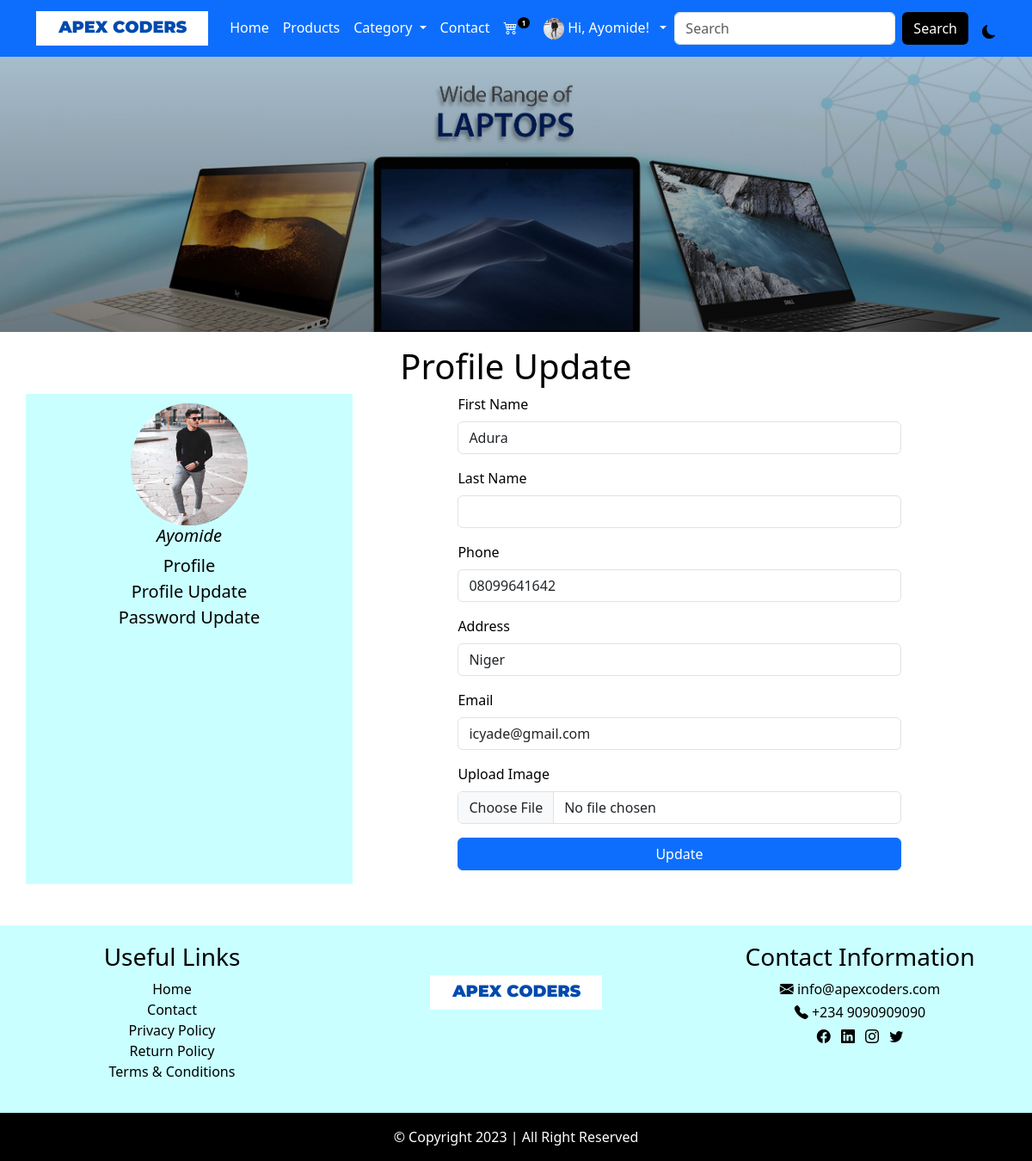
The page /profile_update (signed in) on the database its author committed.
### main/models.py (models this page shows, shortened)
class AppInfo(models.Model):
    logo = models.ImageField(upload_to='logo')
    carousel1 = models.ImageField(upload_to='carousel')
    carousel2 = models.ImageField(upload_to='carousel')
    carousel3 = models.ImageField(upload_to='carousel')
    banner = models.ImageField(upload_to='banner')
    appname = models.CharField(max_length=50)
    copyright = models.IntegerField()

### userprofile/models.py (models this page shows, shortened)
class Customer(models.Model):
    user = models.OneToOneField(User, on_delete=models.CASCADE)
    first_name = models.CharField(max_length=100)
    last_name = models.CharField(max_length=100)
    email = models.EmailField(max_length=150)
    phone = models.CharField(max_length=50)
    address = models.CharField(max_length=200)
    pix = models.ImageField(upload_to="profile_pix")
    joined = models.DateTimeField(auto_now_add=True)

### main/views.py (the view, shortened to what this page needs)
# urls.py: path('profile_update', views.profile_update, name = 'profile_update'),
@login_required(login_url='signin')
def profile_update(request):
    userprof = Customer.objects.get(user__username=request.user.username)
    profile = ProfileForm(instance=request.user.customer)
    context = {
        'userprof': userprof
    }
    return render(request, 'profile_update.html', context)

### main/context_processor.py (called while the page is built)
def apex(request):
    info = AppInfo.objects.get(pk=1)
    category = Category.objects.all()
    context = {
        'info': info,
        'category': category
    }
    return context

def cartcount(request):
    cart = Cart.objects.filter(user__username = request.user.username, paid=False)
    itemcount = 0
    for item in cart:
        itemcount += item.quantity
    context = {
        'cart': cart,
        'itemcount': itemcount
    }
    return context

### main/templates/profile_update.html (shortened to what this page needs)
{% extends 'base.html' %}
{% block header %}
    {% include 'header.html' %}
{% endblock header %}
{% block banner %}
    {% include 'banner.html' %}
{% endblock banner %}
{% block content %}
<div class="container">
  <div class="mt-3 mb-5">
    <h1 class="text-center text-capitalize">profile update</h1>
    <div class="row">
      <div class="col-md-4 pavat">
          <img src="{{userprof.pix.url}}" alt="" class="img-fluid h-25">
              <h5>{{userprof.user}}</h5>
              <ul class="list-unstyled">
                <li><a href="{% url 'profile' %}">profile</a></li>
                <li><a href="{% url 'profile_update' %}">profile update</a></li>
                <li><a href="{% url 'password_update' %}">password update</a></li>
              </ul>
      </div>
      <div class="col-md-8 pform">
        <form action="{% url 'profile_update' %}" method="POST" enctype="multipart/form-data">
          <div class="mb-3">
            <label for="exampleFormControlInput1" class="form-label">first name</label>
            <input type="text" name="first_name" value="{{userprof.first_name}}" class="form-control" id="exampleFormControlInput1">
          </div>
          <div class="mb-3">
            <label for="exampleFormControlInput1" class="form-label">last name</label>
            <input type="text" name="last_name" value="{{userprof.lasst_name}}" class="form-control" id="exampleFormControlInput1">
          </div>
          <div class="mb-3">
            <label for="exampleFormControlInput1" class="form-label">phone</label>
            <input type="text" name="phone" value="{{userprof.phone}}" class="form-control" id="exampleFormControlInput1">
          </div>
          <div class="mb-3">
            <label for="exampleFormControlInput1" class="form-label">address</label>
            <input type="text" name="address" value="{{userprof.address}}" class="form-control" id="exampleFormControlInput1">
          </div>
          <div class="mb-3">
            <label for="exampleFormControlInput1" class="form-label">email</label>
            <input type="email" name="email" value="{{userprof.email}}" class="form-control" id="exampleFormControlInput1">
          </div>
          <div class="mb-3">
            <label for="exampleFormControlInput1" class="form-label">upload image</label>
            <input type="file" name="pix" class="form-control" id="exampleFormControlInput1">
          </div>
          <div class="mb-3">
            <button class="btn btn-primary" type="submit">Update</button>
          </div>
        </form>
      </div>
    </div>
  </div>
</div>
{% endblock content %}
{% block footer %}
    {% include 'footer.html' %}
{% endblock footer %}

### main/templates/header.html (shortened to what this page needs)
<nav class="navbar navbar-expand-lg bg-primary sticky-top">
  <div class="container">
    <a class="navbar-brand" href="#"><img src="{{info.logo.url}}" alt=""></a>
    <div class="collapse navbar-collapse" id="navbarSupportedContent">
      <ul class="navbar-nav mx-auto mb-2 mb-lg-0">
        {% if user.is_authenticated %}
        <li class="nav-item">
          <a class="nav-link" aria-current="page" href="{% url 'home' %}">home</a>
        </li>
        <li class="nav-item">
          <a class="nav-link" href="{% url 'products' %}">products</a>
        </li>
        <li class="nav-item dropdown">
          <a class="nav-link dropdown-toggle" href="#" role="button" data-bs-toggle="dropdown" aria-expanded="false">
            category
          </a>
        </li>
        <li class="nav-item">
          <a class="nav-link" href="{% url 'contact' %}">contact</a>
        </li>
        <li class="nav-item">
            <a class="nav-link" href="{% url 'cart' %}">
                <div class="wrapper d-flex justify-content-start">
                    <i class="bi bi-cart4"></i>
                    <span class="badge h-25 bg-black rounded-circle">{{itemcount}}</span>
                </div>
            </a>
        </li>
        <li class="nav-item dropdown">
          <a class="nav-link dropdown-toggle" href="" role="button" data-bs-toggle="dropdown" aria-expanded="false">
            {% if user.customer %}
            <img src="{{user.customer.pix.url}}" style="height: 25px;" alt=""><span class="m-1">Hi, {{user.username}}!</span>
            {% endif %}
          </a>
        </li>
        {% endif %}
      </ul>
      <form action="{% url 'search' %}" method="POST" class="d-flex" role="search">
        <input class="form-control me-2" name="item" type="search" placeholder="Search" aria-label="Search">
        <button class="btn bg-black text-white" type="submit">Search</button>
      </form>
      <div class="rash ms-3 pt-2">
        <i class="bi bi-moon-fill"></i>
      </div>
    </div>
  </div>
</nav>

### main/static/css/style.css (style rules this page uses)
* { padding: 0%; margin: 0%; box-sizing: border-box; }
html { scroll-behavior: smooth; }
.nav-item a { color: white; text-transform: capitalize; font-weight: 500; }
.nav-link img { border-radius: 100%; }
.wrapper span { font-size: 8px; }
.rash { cursor: pointer; }
:root { --bg: white; --icon: black; --text: black; --foot: black; }
body { background: var(--bg); color: var(--text) }
.pavat { text-align: center; background-color: rgb(201, 255, 255); }
.pavat img { border-radius: 100%; margin-top: 3%; }
.pavat h5 { font-style: italic; }
.pavat a { text-decoration: none; color:black; text-transform: capitalize; font-size: 20px; }
.pform form { width: 70%; margin-left: 15%; margin-right: 15%; }
.pform label { text-transform: capitalize; font-weight: 500; }
.pform button { width: 100%; }

### rows shown on the page
AppInfo: logo (picture)
Customer: pix (picture), user "Ayomide", first_name "Adura", phone "08099641642", address "Niger", email "icyade@gmail.com"

### other values the page prints
{{ itemcount }} "1"
{{ user.username }} "Ayomide"
